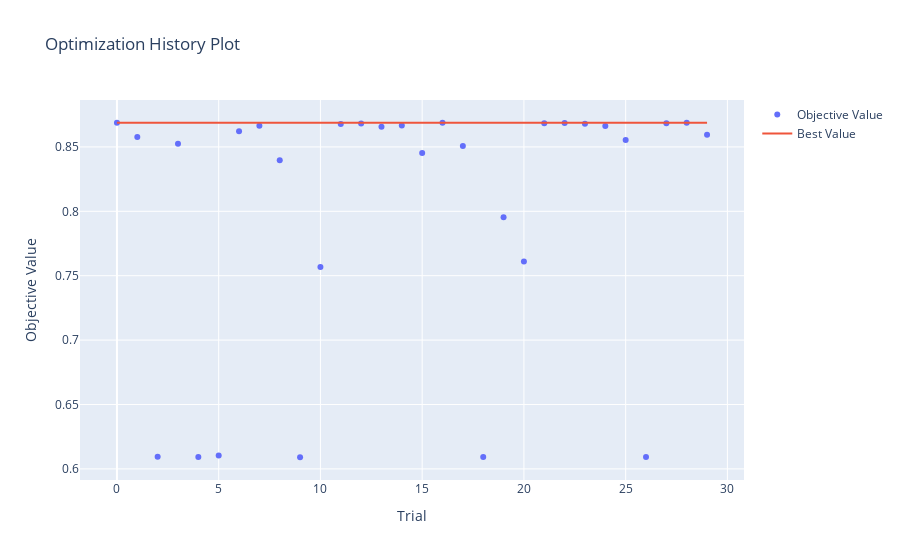

Write notebook code for a chart like this one.
### Code cell
optuna.visualization.plot_optimization_history(study)

### Figure 1 — Plotly figure (JSON) as saved in the notebook; plotly's stock layout.template omitted (floating-point values rounded to 4 significant figures)
{"data": [{"mode": "markers", "name": "Objective Value", "type": "scatter", "x": [0, 1, 2, 3, 4, 5, 6, 7, 8, 9, 10, 11, 12, 13, 14, 15, 16, 17, 18, 19, 20, 21, 22, 23, 24, 25, 26, 27, 28, 29], "y": [0.8688, 0.8577, 0.6095, 0.8524, 0.6092, 0.6104, 0.8621, 0.8664, 0.8396, 0.609, 0.7567, 0.8679, 0.8682, 0.8657, 0.8666, 0.8452, 0.8687, 0.8508, 0.6092, 0.7953, 0.7611, 0.8684, 0.8687, 0.8679, 0.8663, 0.8554, 0.6092, 0.8684, 0.8687, 0.8595]}, {"mode": "lines", "name": "Best Value", "type": "scatter", "x": [0, 1, 2, 3, 4, 5, 6, 7, 8, 9, 10, 11, 12, 13, 14, 15, 16, 17, 18, 19, 20, 21, 22, 23, 24, 25, 26, 27, 28, 29], "y": [0.8688, 0.8688, 0.8688, 0.8688, 0.8688, 0.8688, 0.8688, 0.8688, 0.8688, 0.8688, 0.8688, 0.8688, 0.8688, 0.8688, 0.8688, 0.8688, 0.8688, 0.8688, 0.8688, 0.8688, 0.8688, 0.8688, 0.8688, 0.8688, 0.8688, 0.8688, 0.8688, 0.8688, 0.8688, 0.8688]}, {"marker": {"color": "#cccccc"}, "mode": "markers", "name": "Infeasible Trial", "showlegend": false, "type": "scatter", "x": [], "y": []}], "layout": {"title": {"text": "Optimization History Plot"}, "xaxis": {"title": {"text": "Trial"}}, "yaxis": {"title": {"text": "Objective Value"}}}}
